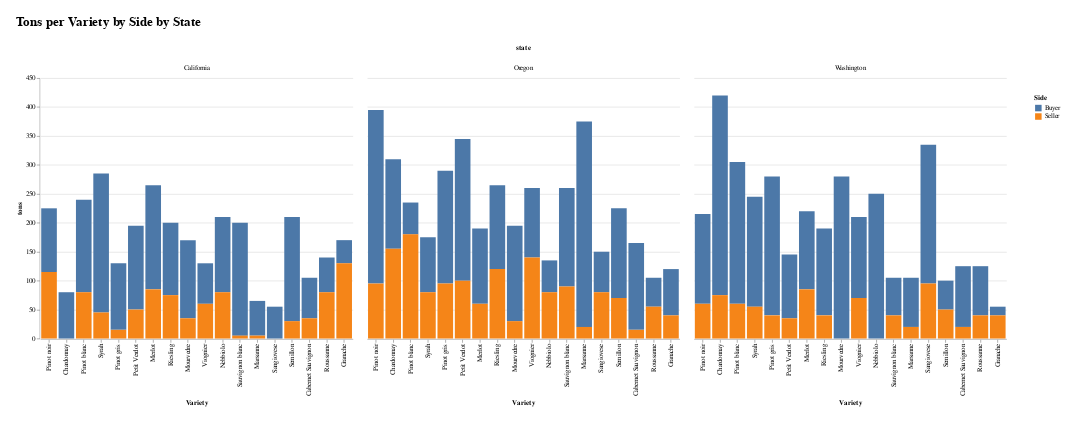

The notebook cell this image was saved under:
### Code cell
grouped_bar_chart(total, 'tons', 'side', 'variety', 'state')

### Figure 1 — Vega-Lite specification as saved in the notebook (floating-point values rounded to 4 significant figures)
{"config": {"view": {"continuousWidth": 400, "continuousHeight": 300, "stroke": "#FFF"}, "legend": {"padding": 24}, "title": {"fontSize": 20, "offset": 24}}, "data": {"name": "data-1e946212a5baa638b9c5fcd0f79c3c2c"}, "mark": "bar", "encoding": {"color": {"field": "side", "title": "Side", "type": "nominal"}, "column": {"field": "state", "type": "nominal"}, "tooltip": [{"field": "side", "type": "nominal"}, {"field": "variety", "type": "nominal"}, {"field": "tons", "type": "quantitative"}], "x": {"field": "variety", "sort": "-y", "title": "Variety", "type": "nominal"}, "y": {"field": "tons", "type": "quantitative"}}, "height": 400, "padding": 24, "title": "Tons per Variety by Side by State", "width": 480, "$schema": "https://vega.github.io/schema/vega-lite/v4.17.0.json", "datasets": {"data-1e946212a5baa638b9c5fcd0f79c3c2c": [{"variety": "Cabernet Sauvignon", "side": "Buyer", "state": "California", "tons": 70}, {"variety": "Cabernet Sauvignon", "side": "Buyer", "state": "Oregon", "tons": 150}, {"variety": "Cabernet Sauvignon", "side": "Buyer", "state": "Washington", "tons": 105}, {"variety": "Chardonnay", "side": "Buyer", "state": "California", "tons": 80}, {"variety": "Chardonnay", "side": "Buyer", "state": "Oregon", "tons": 155}, {"variety": "Chardonnay", "side": "Buyer", "state": "Washington", "tons": 345}, {"variety": "Granache", "side": "Buyer", "state": "California", "tons": 40}, {"variety": "Granache", "side": "Buyer", "state": "Oregon", "tons": 80}, {"variety": "Granache", "side": "Buyer", "state": "Washington", "tons": 15}, {"variety": "Marsanne", "side": "Buyer", "state": "California", "tons": 60}, {"variety": "Marsanne", "side": "Buyer", "state": "Oregon", "tons": 355}, {"variety": "Marsanne", "side": "Buyer", "state": "Washington", "tons": 85}, {"variety": "Merlot", "side": "Buyer", "state": "California", "tons": 180}, {"variety": "Merlot", "side": "Buyer", "state": "Oregon", "tons": 130}, {"variety": "Merlot", "side": "Buyer", "state": "Washington", "tons": 135}, {"variety": "Mourvedre", "side": "Buyer", "state": "California", "tons": 135}, {"variety": "Mourvedre", "side": "Buyer", "state": "Oregon", "tons": 165}, {"variety": "Mourvedre", "side": "Buyer", "state": "Washington", "tons": 280}, {"variety": "Nebbiolo", "side": "Buyer", "state": "California", "tons": 130}, {"variety": "Nebbiolo", "side": "Buyer", "state": "Oregon", "tons": 55}, {"variety": "Nebbiolo", "side": "Buyer", "state": "Washington", "tons": 250}, {"variety": "Petit Verdot", "side": "Buyer", "state": "California", "tons": 145}, {"variety": "Petit Verdot", "side": "Buyer", "state": "Oregon", "tons": 245}, {"variety": "Petit Verdot", "side": "Buyer", "state": "Washington", "tons": 110}, {"variety": "Pinot blanc", "side": "Buyer", "state": "California", "tons": 160}, {"variety": "Pinot blanc", "side": "Buyer", "state": "Oregon", "tons": 55}, {"variety": "Pinot blanc", "side": "Buyer", "state": "Washington", "tons": 245}, {"variety": "Pinot gris", "side": "Buyer", "state": "California", "tons": 115}, {"variety": "Pinot gris", "side": "Buyer", "state": "Oregon", "tons": 195}, {"variety": "Pinot gris", "side": "Buyer", "state": "Washington", "tons": 240}, {"variety": "Pinot noir", "side": "Buyer", "state": "California", "tons": 110}, {"variety": "Pinot noir", "side": "Buyer", "state": "Oregon", "tons": 300}, {"variety": "Pinot noir", "side": "Buyer", "state": "Washington", "tons": 155}, {"variety": "Riesling", "side": "Buyer", "state": "California", "tons": 125}, {"variety": "Riesling", "side": "Buyer", "state": "Oregon", "tons": 145}, {"variety": "Riesling", "side": "Buyer", "state": "Washington", "tons": 150}, {"variety": "Roussanne", "side": "Buyer", "state": "California", "tons": 60}, {"variety": "Roussanne", "side": "Buyer", "state": "Oregon", "tons": 50}, {"variety": "Roussanne", "side": "Buyer", "state": "Washington", "tons": 85}, {"variety": "Sangiovese", "side": "Buyer", "state": "California", "tons": 55}, {"variety": "Sangiovese", "side": "Buyer", "state": "Oregon", "tons": 70}, {"variety": "Sangiovese", "side": "Buyer", "state": "Washington", "tons": 240}, {"variety": "Sauvignon blanc", "side": "Buyer", "state": "California", "tons": 195}, {"variety": "Sauvignon blanc", "side": "Buyer", "state": "Oregon", "tons": 170}, {"variety": "Sauvignon blanc", "side": "Buyer", "state": "Washington", "tons": 65}, {"variety": "Semillon", "side": "Buyer", "state": "California", "tons": 180}, {"variety": "Semillon", "side": "Buyer", "state": "Oregon", "tons": 155}, {"variety": "Semillon", "side": "Buyer", "state": "Washington", "tons": 50}, {"variety": "Syrah", "side": "Buyer", "state": "California", "tons": 240}, {"variety": "Syrah", "side": "Buyer", "state": "Oregon", "tons": 95}, {"variety": "Syrah", "side": "Buyer", "state": "Washington", "tons": 190}, {"variety": "Viognier", "side": "Buyer", "state": "California", "tons": 70}, {"variety": "Viognier", "side": "Buyer", "state": "Oregon", "tons": 120}, {"variety": "Viognier", "side": "Buyer", "state": "Washington", "tons": 140}, {"variety": "Cabernet Sauvignon", "side": "Seller", "state": "California", "tons": 35}, {"variety": "Cabernet Sauvignon", "side": "Seller", "state": "Oregon", "tons": 15}, {"variety": "Cabernet Sauvignon", "side": "Seller", "state": "Washington", "tons": 20}, {"variety": "Chardonnay", "side": "Seller", "state": "Oregon", "tons": 155}, {"variety": "Chardonnay", "side": "Seller", "state": "Washington", "tons": 75}, {"variety": "Granache", "side": "Seller", "state": "California", "tons": 130}, {"variety": "Granache", "side": "Seller", "state": "Oregon", "tons": 40}, {"variety": "Granache", "side": "Seller", "state": "Washington", "tons": 40}, {"variety": "Marsanne", "side": "Seller", "state": "California", "tons": 5}, {"variety": "Marsanne", "side": "Seller", "state": "Oregon", "tons": 20}, {"variety": "Marsanne", "side": "Seller", "state": "Washington", "tons": 20}, {"variety": "Merlot", "side": "Seller", "state": "California", "tons": 85}, {"variety": "Merlot", "side": "Seller", "state": "Oregon", "tons": 60}, {"variety": "Merlot", "side": "Seller", "state": "Washington", "tons": 85}, {"variety": "Mourvedre", "side": "Seller", "state": "California", "tons": 35}, {"variety": "Mourvedre", "side": "Seller", "state": "Oregon", "tons": 30}, {"variety": "Nebbiolo", "side": "Seller", "state": "California", "tons": 80}, {"variety": "Nebbiolo", "side": "Seller", "state": "Oregon", "tons": 80}, {"variety": "Petit Verdot", "side": "Seller", "state": "California", "tons": 50}, {"variety": "Petit Verdot", "side": "Seller", "state": "Oregon", "tons": 100}, {"variety": "Petit Verdot", "side": "Seller", "state": "Washington", "tons": 35}, {"variety": "Pinot blanc", "side": "Seller", "state": "California", "tons": 80}, {"variety": "Pinot blanc", "side": "Seller", "state": "Oregon", "tons": 180}, {"variety": "Pinot blanc", "side": "Seller", "state": "Washington", "tons": 60}, {"variety": "Pinot gris", "side": "Seller", "state": "California", "tons": 15}, {"variety": "Pinot gris", "side": "Seller", "state": "Oregon", "tons": 95}, {"variety": "Pinot gris", "side": "Seller", "state": "Washington", "tons": 40}, {"variety": "Pinot noir", "side": "Seller", "state": "California", "tons": 115}, {"variety": "Pinot noir", "side": "Seller", "state": "Oregon", "tons": 95}, {"variety": "Pinot noir", "side": "Seller", "state": "Washington", "tons": 60}, {"variety": "Riesling", "side": "Seller", "state": "California", "tons": 75}, {"variety": "Riesling", "side": "Seller", "state": "Oregon", "tons": 120}, {"variety": "Riesling", "side": "Seller", "state": "Washington", "tons": 40}, {"variety": "Roussanne", "side": "Seller", "state": "California", "tons": 80}, {"variety": "Roussanne", "side": "Seller", "state": "Oregon", "tons": 55}, {"variety": "Roussanne", "side": "Seller", "state": "Washington", "tons": 40}, {"variety": "Sangiovese", "side": "Seller", "state": "Oregon", "tons": 80}, {"variety": "Sangiovese", "side": "Seller", "state": "Washington", "tons": 95}, {"variety": "Sauvignon blanc", "side": "Seller", "state": "California", "tons": 5}, {"variety": "Sauvignon blanc", "side": "Seller", "state": "Oregon", "tons": 90}, {"variety": "Sauvignon blanc", "side": "Seller", "state": "Washington", "tons": 40}, {"variety": "Semillon", "side": "Seller", "state": "California", "tons": 30}, {"variety": "Semillon", "side": "Seller", "state": "Oregon", "tons": 70}, {"variety": "Semillon", "side": "Seller", "state": "Washington", "tons": 50}, {"variety": "Syrah", "side": "Seller", "state": "California", "tons": 45}, {"variety": "Syrah", "side": "Seller", "state": "Oregon", "tons": 80}, {"variety": "Syrah", "side": "Seller", "state": "Washington", "tons": 55}, {"variety": "Viognier", "side": "Seller", "state": "California", "tons": 60}, {"variety": "Viognier", "side": "Seller", "state": "Oregon", "tons": 140}, {"variety": "Viognier", "side": "Seller", "state": "Washington", "tons": 70}]}}
